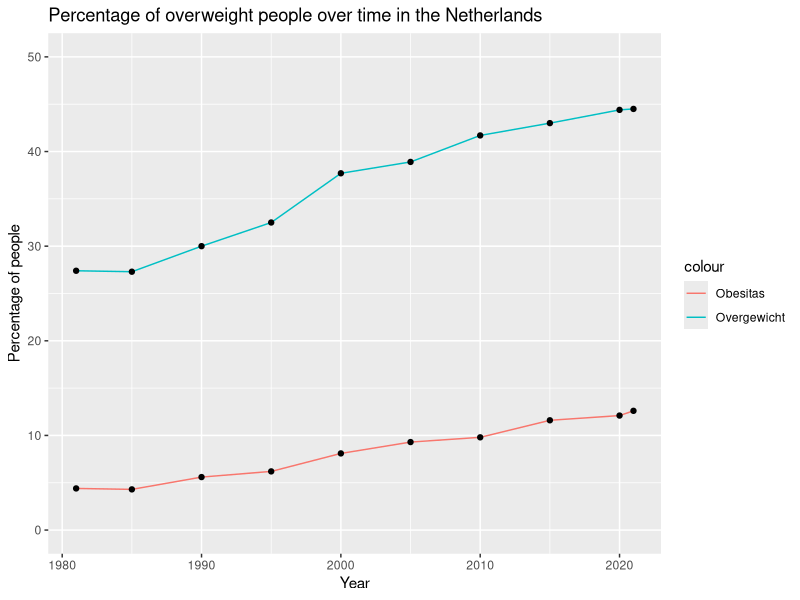

Reproduce this figure in R. (Note: this script raises an error after producing the figure.)
## ---- chunk 1
install.packages("tidyverse")
install.packages("yaml")
install.packages("rmarkdown")
install.packages()
## ---- chunk 2
require(tidyverse)
require(rmarkdown)
require(yaml)
library(readxl)
## ---- chunk 3
gewicht_regios <- read_xlsx("data/Gezondheidsmonitor__regio__2024_04062026_114221.xlsx")
saveRDS(gewicht_regios, "data/gewicht_regios.rds")

overgewicht_over_tijd <- read_xlsx("data/Lengte__onder__en_overgewicht_vanaf_1981_04062026_120636.xlsx")
saveRDS(overgewicht_over_tijd, "data/overgewicht_over_tijd.rds")

inkomen_dataset <- read_xlsx("data/Inkomens_Huishouden.xlsx")
saveRDS(inkomen_dataset, "data/inkomen_dataset.rds")

opleiding_dataset <- read_xlsx("data/Onderwijs_per_provincie.xlsx")
saveRDS(opleiding_dataset, "data/opleiding_dataset.rds")


## ---- chunk 4



## ---- chunk 5
overgewicht_1981 = overgewicht_over_tijd[1,5]
overgewicht_2021 = overgewicht_over_tijd[10,5]

## ---- chunk 6
time_all_ages <- overgewicht_over_tijd[[4]][1:10]
perc_overgewicht <- overgewicht_over_tijd[[5]][1:10]
perc_obesitas <- overgewicht_over_tijd[[7]][1:10]
## ---- chunk 7
opleiding_provincie <- opleiding_dataset[c(1, 6:17),]

hoogopgeleide_provincie <- data.frame(Regio = opleiding_provincie[[4]],
                          Percentage_hoogopgeleide = opleiding_provincie[[9]] + opleiding_provincie[[10]])

middelopgeleide_provincie <- data.frame(Regio = opleiding_provincie[[4]],
                            Percentage_middelopgeleide = opleiding_provincie[[8]])


laagopgeleide_provincie <- data.frame(Regio = opleiding_provincie[[4]],
                          Percentage_laagopgeleide = opleiding_provincie[[6]] + opleiding_provincie[[7]])

## ---- chunk 8
inkomen_provincie <- inkomen_dataset[1:13,]
gemiddeld_inkomen <- data.frame(Regio = inkomen_provincie[[4]],
                                "Gemiddeld_inkomen(x 1000)" = inkomen_provincie[[6]])
## ---- chunk 9
data_regios <- gewicht_regios[grepl("\\(GG\\)", gewicht_regios[[3]] ), 3:12]
## ---- chunk 10

data_analysis <- function(regio1 = 0, data1 = 0, regio2 = 0, data2 = 0, regio3 = 0, data3 = 0, regio4 = 0, data4 = 0, regio5 = 0,  data5 = 0){
  totaal_provincie <- regio1 + regio2 + regio3 + regio4
  data_provincie <- ((regio1 / totaal_provincie) * data1) + ((regio2 / totaal_provincie) * data2) + ((regio3 / totaal_provincie) * data3) + ((regio4 / totaal_provincie) * data4)  
  
  return(data_provincie)
  
}

## ---- chunk 11
groningen <- 601286

friesland <- 665208

drenthe <- 508109

ijsselland <- 555879
twente <- 646496

flevoland <- 462816

noord_oost_gelderland <- 851876
gelderland_midden <- 731773
gelderland_zuid <- 589699

utrecht <- 1415104

hollands_noorden <- 687079
zaanstreek <- 354021
kennemerland <- 570752
amsterdam <- 1151282
gooi <- 246252

haaglanden <- 1176111
hollands_midden <- 854306
rotterdam <- 1376801
zuid_holland_zuid <- 475490

zeeland <- 394538

west_brabant <-734825
hart_brabant <- 1122960
brabant_zuidoost <- 819169

limburg_noord <- 537019
limburg_zuid <- 601355

nederland <- groningen + friesland + drenthe + ijsselland + twente +flevoland + noord_oost_gelderland + gelderland_midden + gelderland_zuid + utrecht + hollands_noorden + zaanstreek + kennemerland +amsterdam + gooi + haaglanden + hollands_midden + rotterdam + zuid_holland_zuid + zeeland + west_brabant + hart_brabant + brabant_zuidoost + limburg_noord + limburg_zuid
## ---- chunk 12
gezondheids_data_provincies <- rbind(Nederland = data_nederland <- data_analysis(nederland, gewicht_regios[1, 4:12]),
                              Groningen = data_groningen <- data_analysis(groningen, data_regios[1, 2:10]),

                              Friesland = data_friesland <- data_analysis(friesland, data_regios[24, 2:10]),

                              Drenthe = data_drenthe <- data_analysis(drenthe , data_regios[2, 2:10]),

                              Overrijsel = data_overrijsel <- data_analysis(ijsselland, data_regios[3,2:10], twente, data_regios[4,2:10]),

                              Flevoland = data_flevoland <- data_analysis(flevoland , data_regios[8, 2:10]),
      
                              Gelderland = data_gelderland <- data_analysis(noord_oost_gelderland, data_regios[5, 2:10], gelderland_midden, data_regios[6, 2:10], gelderland_zuid, data_regios[7, 2:10]),
                              
                              Utrecht = data_utrecht <- data_analysis(utrecht, data_regios[9, 2:10]),
                              
                              Noord_Holland = data_noord_holland <- data_analysis(hollands_noorden , data_regios[10, 2:10], zaanstreek, data_regios[25, 2:10], kennemerland, data_regios[11, 2:10], amsterdam, data_regios[12, 2:10], gooi, data_regios[13, 2:10]),

                              Zuid_Holland = data_zuid_holland <- data_analysis(haaglanden, data_regios[23, 2:10], hollands_midden, data_regios[14, 2:10], rotterdam, data_regios[15, 2:10], zuid_holland_zuid, data_regios[16, 2:10]),

                              Zeeland = data_zeeland <- data_analysis(zeeland , data_regios[17, 2:10]),

                              Brabant = data_brabant <- data_analysis(west_brabant, data_regios[18, 2:10], hart_brabant, data_regios[19, 2:10], brabant_zuidoost, data_regios[20, 2:10]),

                              Limburg = data_limburg <- data_analysis(limburg_noord, data_regios[21, 2:10], limburg_zuid, data_regios[22, 2:10]))

gezondheids_data_provincies <- as.data.frame(gezondheids_data_provincies)
## ---- chunk 13
Overgewicht_provincies <- gezondheids_data_provincies[c(3, 4)]
## ---- chunk 14
proc_ver_overgewicht = ((overgewicht_2021 - overgewicht_1981) / overgewicht_1981) * 100
## ---- chunk 15

## ---- chunk 16
ggplot() +
  geom_line(aes(x = time_all_ages,
                y = perc_overgewicht,
                color = "Overgewicht")) +
  geom_line(aes(x = time_all_ages,
                y = perc_obesitas,
                color = "Obesitas")) +
    geom_point(aes(x = time_all_ages,
                 y = perc_overgewicht)) +
  geom_point(aes(x = time_all_ages,
                 y = perc_obesitas)) +
  ylim(0,50) +
  labs(title = "Percentage of overweight people over time in the Netherlands",
       x = "Year",
       y = "Percentage of people")

## ---- chunk 17

## ---- chunk 18
dataset$inmetro <- dataset$inmetro %>% as.factor()
# Boxplot of poverty rate by state using the 'midwest' dataset
ggplot(dataset, aes(x = inmetro, y = percadultpoverty)) +
  geom_boxplot() +
  labs(
    title = "Distribution of Poverty Rates by Metropolitan status (Midwest counties)",
    x = "Metropolitan Area",
    y = "Poverty Rate of Adults (%)"
  ) +
  theme_minimal() +
  theme(
    legend.position = "right"
  )
## ---- chunk 19
